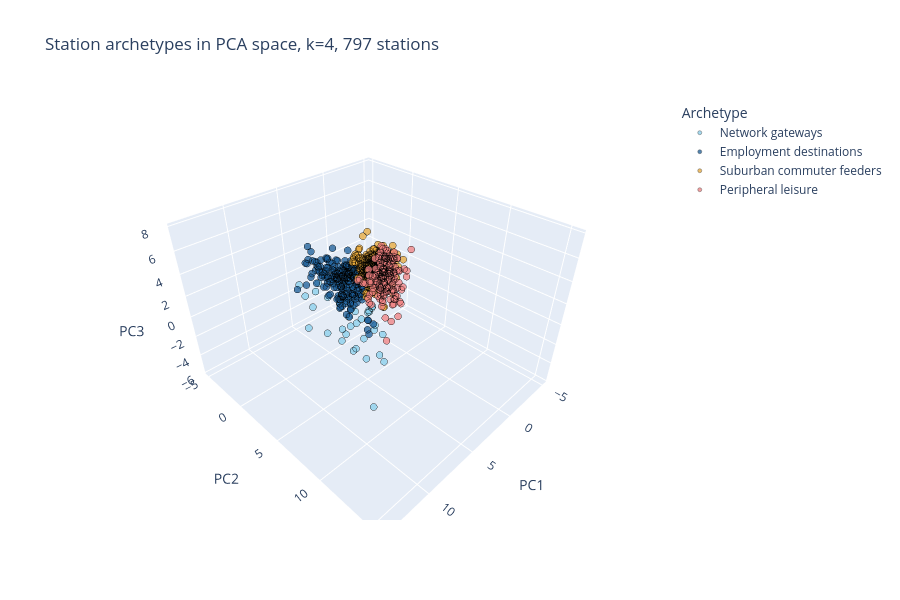

The notebook cell this image was saved under:
### Code cell
# Interactive 3D PCA scatter

# PCA to three components for visualisation
pca = PCA(n_components=3, random_state=42)
coords = pca.fit_transform(X)
ev = pca.explained_variance_ratio_ * 100  # explained variance per component

feat["pc1"] = coords[:, 0]
feat["pc2"] = coords[:, 1]
feat["pc3"] = coords[:, 2]

print(f"Explained variance:\nPC1: {ev[0]:.1f}%  PC2: {ev[1]:.1f}%  "
      f"PC3: {ev[2]:.1f}%  Total: {ev.sum():.1f}%")

CLUSTER_COLOURS = {
    "Network gateways" : PALETTE[0],
    "Employment destinations" : PALETTE[3],
    "Suburban commuter feeders": PALETTE[6],
    "Peripheral leisure": PALETTE[7],
}

traces = []
for name, colour in CLUSTER_COLOURS.items():
    mask = feat["cluster_name"] == name
    sub  = feat[mask]
    traces.append(go.Scatter3d(
        x=sub["pc1"],
        y=sub["pc2"],
        z=sub["pc3"],
        mode="markers",
        name=name,
        marker=dict(
            size=4,
            color=colour,
            opacity=0.75,
            line=dict(color="black", width=0.4)
        )
    ))

fig = go.Figure(data=traces)

fig.update_layout(
    title=f"Station archetypes in PCA space, k=4, 797 stations",
    scene=dict(
        xaxis_title=f"PC1",
        yaxis_title=f"PC2",
        zaxis_title=f"PC3",
    ),
    legend_title="Archetype",
    width=900,
    height=600,
)

fig.write_html(FIG_DIR / "fig21_pca_3d_interactive.html")
fig

### Figure 1 — Plotly figure (JSON) as saved in the notebook; plotly's stock layout.template omitted (floating-point values rounded to 4 significant figures; data arrays with more than 128 entries replaced by an {"elided": "..."} marker saying what was removed)
{"data": [{"marker": {"color": "#87CEEB", "line": {"color": "black", "width": 0.4}, "opacity": 0.75, "size": 4}, "mode": "markers", "name": "Network gateways", "type": "scatter3d", "x": [6.371, 2.089, 5.708, 4.2, 4.901, 7.272, 5.423, 6.152, 3.093, 4.403, 7.772, 13.95, 6.614, 7.243, 3.144, 3.956, 4.131, 6.262, 4.414, 2.934, 4.413, 3.445, 7.142, 2.474, 1.425, 4.068, 8.395, 7.245, 5.907, 5.289, 6.771, 3.772, 3.149, 4.62, 1.801, 1.922, 3.985, 5.543, 2.64, 4.491, 3.7], "y": [4.777, 2.65, -0.02363, 0.5483, 2.274, 0.1605, 5.623, 1.329, 1.146, 2.947, 0.9391, 15.4, -1.454, 7.961, 3.634, 0.472, 2.296, 0.2448, 4.237, 2.388, 3.696, 4.889, 4.317, 1.643, 3.286, 1.736, 5.907, 5.659, 4.595, 0.5604, 0.3949, 4.66, 0.9253, 0.565, 2.398, 2.089, 4.031, 4.348, 3.438, 0.9724, 3.212], "z": [-2.261, -1.045, 1.753, 1.582, -2.756, 1.288, 1.689, -2.48, 0.3691, -0.2721, -1.262, 7.796, 1.358, -5.703, -0.2058, -0.8986, -0.2676, 1.31, -4.63, 0.6166, -0.6529, -4.39, -1.064, 1.322, -4.139, -1.604, 1.635, 3.64, -2.411, 0.421, 0.07533, -1.125, -3.544, 1.417, 0.2531, -1.993, -0.04437, -0.1419, -2.892, 0.1563, -3.39]}, {"marker": {"color": "#1A5C96", "line": {"color": "black", "width": 0.4}, "opacity": 0.75, "size": 4}, "mode": "markers", "name": "Employment destinations", "type": "scatter3d", "x": {"elided": "210 float values"}, "y": {"elided": "210 float values"}, "z": {"elided": "210 float values"}}, {"marker": {"color": "#E8A838", "line": {"color": "black", "width": 0.4}, "opacity": 0.75, "size": 4}, "mode": "markers", "name": "Suburban commuter feeders", "type": "scatter3d", "x": {"elided": "394 float values"}, "y": {"elided": "394 float values"}, "z": {"elided": "394 float values"}}, {"marker": {"color": "#F08080", "line": {"color": "black", "width": 0.4}, "opacity": 0.75, "size": 4}, "mode": "markers", "name": "Peripheral leisure", "type": "scatter3d", "x": {"elided": "152 float values"}, "y": {"elided": "152 float values"}, "z": {"elided": "152 float values"}}], "layout": {"height": 600, "legend": {"title": {"text": "Archetype"}}, "scene": {"xaxis": {"title": {"text": "PC1"}}, "yaxis": {"title": {"text": "PC2"}}, "zaxis": {"title": {"text": "PC3"}}}, "title": {"text": "Station archetypes in PCA space, k=4, 797 stations"}, "width": 900}}
